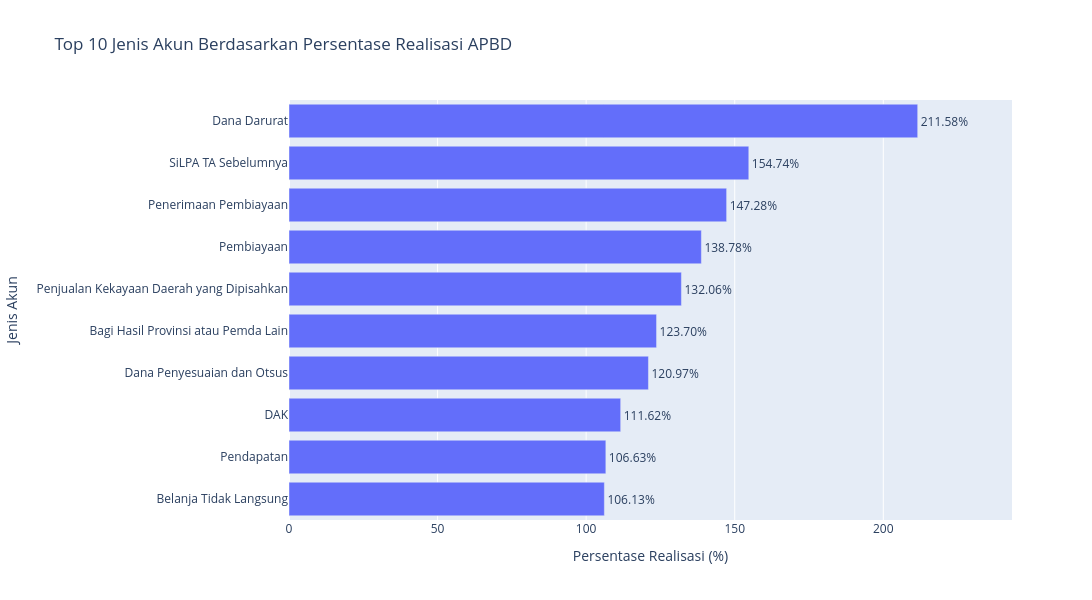

Source (notebook cell):
### Code cell
# Mengambil 10 akun dengan persentase realisasi tertinggi
top10_persentase = (
    df_persentase_akun
    .filter(pl.col("persentase_realisasi").is_not_null())
    .sort("persentase_realisasi", descending=True)
    .head(10)
    .sort("persentase_realisasi")
)

# Visualisasi
fig = px.bar(
    top10_persentase,
    x="persentase_realisasi",
    y="akun",
    orientation="h",
    title="Top 10 Jenis Akun Berdasarkan Persentase Realisasi APBD",
    labels={
        "akun": "Jenis Akun",
        "persentase_realisasi": "Persentase Realisasi (%)"
    },
    text="persentase_realisasi"
)

fig.update_traces(
    texttemplate="%{text:.2f}%",
    textposition="outside"
)

fig.update_layout(
    width=1100,
    height=600,
    xaxis_title="Persentase Realisasi (%)",
    yaxis_title="Jenis Akun"
)

fig.update_xaxes(
    range=[
        0,
        top10_persentase["persentase_realisasi"].max() * 1.15
    ]
)

fig.show()

### Figure 1 — Plotly figure (JSON) as saved in the notebook; plotly's stock layout.template omitted (floating-point values rounded to 4 significant figures)
{"data": [{"hovertemplate": "Persentase Realisasi (%)=%{text}<br>Jenis Akun=%{y}<extra></extra>", "legendgroup": "", "marker": {"color": "#636efa", "pattern": {"shape": ""}}, "name": "", "orientation": "h", "showlegend": false, "text": [106.1, 106.6, 111.6, 121.0, 123.7, 132.1, 138.8, 147.3, 154.7, 211.6], "textposition": "outside", "texttemplate": "%{text:.2f}%", "type": "bar", "x": [106.1, 106.6, 111.6, 121.0, 123.7, 132.1, 138.8, 147.3, 154.7, 211.6], "xaxis": "x", "y": ["Belanja Tidak Langsung", "Pendapatan", "DAK", "Dana Penyesuaian dan Otsus", "Bagi Hasil Provinsi atau Pemda Lain", "Penjualan Kekayaan Daerah yang Dipisahkan", "Pembiayaan", "Penerimaan Pembiayaan", "SiLPA TA Sebelumnya", "Dana Darurat"], "yaxis": "y"}], "layout": {"barmode": "relative", "height": 600, "legend": {"tracegroupgap": 0}, "title": {"text": "Top 10 Jenis Akun Berdasarkan Persentase Realisasi APBD"}, "width": 1100, "xaxis": {"anchor": "y", "domain": [0, 1], "range": [0, 243.3], "title": {"text": "Persentase Realisasi (%)"}}, "yaxis": {"anchor": "x", "domain": [0, 1], "title": {"text": "Jenis Akun"}}}}
